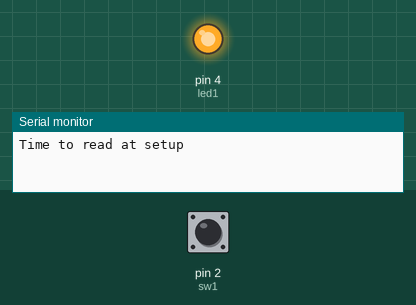
Recording of a sketch running on a simulated Arduino Uno, built with avr-gcc and run on an emulated ATmega328P. Parts: output pins drawn as LEDs (lit = HIGH), the last lines printed to the serial monitor. The test bench sets the inputs (shaded band); at power-on: pin 2 (sw1) LOW.

Above: at 1.2 s.
1.3 s: pin 2 (sw1) pulled HIGH for 0.15 s
At 2.4 s:
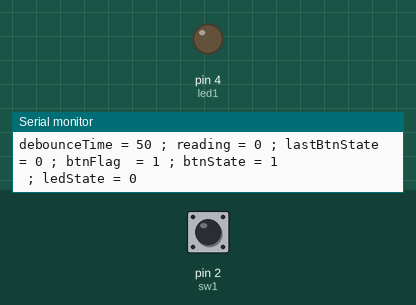
2.9 s: pin 2 (sw1) pulled HIGH for 1 s
At 3.6 s:
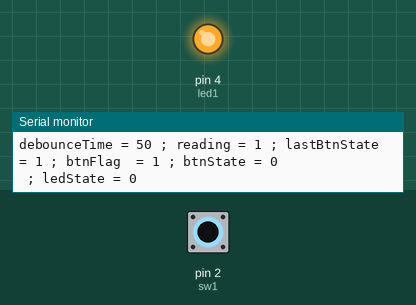
5.4 s: pin 2 (sw1) pulled HIGH for 3.2 s
At 6.7 s:
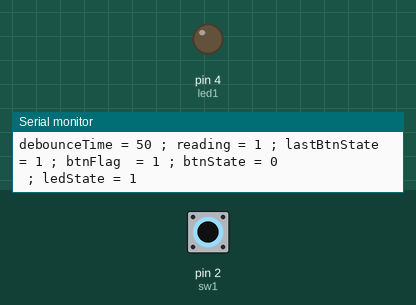
Timing chart, 0 to 8.4 s (numbered marks = the images above; inputs shaded):
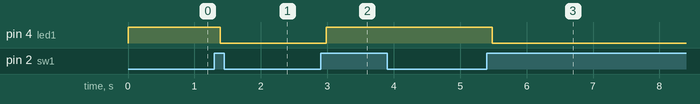

Measured:
- after the input at 1.3 s, pin 4 (led1): HIGH → LOW after 0.09 s
- after the input at 2.9 s, pin 4 (led1): LOW → HIGH after 0.08 s
- after the input at 5.4 s, pin 4 (led1): HIGH → LOW after 0.09 s

The sketch:

ButtonLED_EX3.ino
```cpp
/*
 * Button LED without Delay() 실습
 */
const int led1 = 4; // led를 몇 번에 연결할건지 설정.4에 연결
const int sw1 = 2;

//상태변수
boolean ledState = HIGH;
boolean btnState;
boolean lastBtnState = LOW;
int btnFlag = 0;

//Btn 채터링 방지 변수
long lastDebounceTime = 0;
long debounceDelay = 49;

void setup() {
  // put your setup code here, to run once:
  // 한번 수행. 작동을 하기 위한 기본 준비동작 설정
  pinMode(led1,OUTPUT); //led1이라는 변수가 output이다. 이떄부터 led1이라는 변수를 아두이노가 사용할 수 있음.
  pinMode(sw1,INPUT);
  digitalWrite(led1,ledState);
  Serial.begin(9600);
  Serial.println("Time to read at setup"); //수신처에서 이 내용이 보여야 제대로 통신이 되고 있다는 뜻
}

void loop() {
  // put your main code here, to run repeatedly:
  // 계속 수행되는 내용
  boolean reading = digitalRead(sw1); //상시로 버튼상태 읽기. 스위치가 눌려졌는지 계속 확인

  if(reading != lastBtnState) // 현재 버튼값이 직전의 버튼상태와 같지 않으면
  {
    // 버튼 값 표시
    if(!reading)
    {
      Serial.print(reading);
      Serial.print("\nlastBtnState = ");
      Serial.println(lastBtnState);
    }

    //상태변화시 시간 확인, Flag 설정
    Serial.println("first Check");
    lastDebounceTime = millis();
    btnFlag = 1;
    Serial.print("lastTime = ");
    Serial.println(lastDebounceTime);
  }

  //상태 변화 이후 시간 감시(버튼의 채터링 대기), 상태 변화 다시 확인
  if((millis()-lastDebounceTime) > debounceDelay && lastDebounceTime != 0) //변화가 있다면 lastDebounceTime이 변화가 있기 때문에 변화가 있는지 확인
  {
    Serial.print("debounceTime = ");
    Serial.print(millis()-lastDebounceTime);
    Serial.print(" ; reading = ");
    Serial.print(reading);
    Serial.print(" ; lastBtnState = ");
    Serial.print(lastBtnState);
    Serial.print(" ; btnFlag  = ");
    Serial.print(btnFlag);
    Serial.print(" ; btnState = ");
    Serial.println(btnState);

    Serial.print(" ; ledState = ");
    Serial.println(ledState);
    if(btnFlag)
    {
      btnState = !btnState;
    }
    if(btnState == HIGH)
    {
      ledState = !ledState;
      btnFlag = 1;
    }
    lastDebounceTime = 0;
  }

  if(btnFlag == 1)
  {
    digitalWrite(led1,ledState);
  }

  lastBtnState = reading;
}
```
